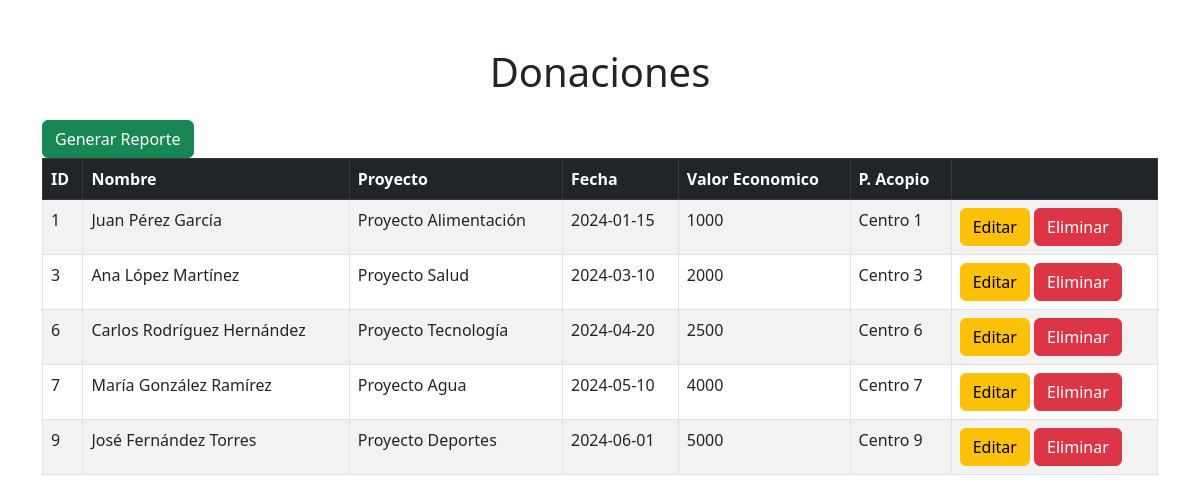
The app's page /gestion/donaciones/Donaciones.php with its own data.
### tables this page shows
CREATE TABLE DONACION (
    id_donacion INT PRIMARY KEY AUTO_INCREMENT,
    fecha_donacion DATE,
    valor_economico INT,  
    p_acopio VARCHAR(100),
    id_donante INT,
    id_proyecto INT,
    FOREIGN KEY (id_donante) REFERENCES DONANTE(id_donante),
    FOREIGN KEY (id_proyecto) REFERENCES PROYECTO(id_proyecto)
);

CREATE TABLE PERSONA (
    id_persona INT PRIMARY KEY AUTO_INCREMENT,
    nombre VARCHAR(50),
    ap_paterno VARCHAR(50),
    ap_materno VARCHAR(50),
    calle VARCHAR(100),
    nro VARCHAR(10),
    zona VARCHAR(50),
    telefono VARCHAR(20)
);

CREATE TABLE PROYECTO (
    id_proyecto INT PRIMARY KEY AUTO_INCREMENT,
    nombre_proyecto VARCHAR(100),
    presupuesto DECIMAL(10, 2),
    descripcion TEXT,
    fecha_inicio DATE,
    fecha_fin DATE,
    nro_participantes INT
);

### gestion/donaciones/Donaciones.php (the view, shortened to what this page needs)
<!DOCTYPE html>
<html lang="es">
<head>
    <link href="https://cdn.jsdelivr.net/npm/bootstrap@5.3.0/dist/css/bootstrap.min.css" rel="stylesheet">
</head>
<body>
<div class="container mt-5">
    <h1 class="text-center mb-4">Donaciones</h1>
<?php
$servidor = "localhost";
$usuario = "root";
$contrasena = "";
$base_datos = "castiel_bd";
$conn = new mysqli($servidor, $usuario, $contrasena, $base_datos);
$sql = "SELECT d.id_donacion AS id,
               d.fecha_donacion AS fecha,
               d.valor_economico AS valor,
               d.p_acopio AS acopio,
               pe.nombre AS nom,
               pe.ap_paterno AS pat,
               pe.ap_materno AS mat,
               pr.nombre_proyecto AS proyecto
        FROM donacion d
        JOIN donante do on do.id_donante = d.id_donante
        JOIN persona pe on pe.id_persona = do.id_persona
        JOIN proyecto pr on pr.id_proyecto = d.id_proyecto";
$resultado = $conn->query($sql);
echo "<div class='text-right'>
        <a href='fpdf/DonantesPDF_H.php' target='_blank'class='btn btn-success'>Generar Reporte</a>
      </div>";
if ($resultado->num_rows > 0) {
    echo "<table class='table table-striped table-bordered'>";
    echo "<thead class='table-dark'>
            <tr>
                <th>ID</th>
                <th>Nombre</th>
                <th>Proyecto</th>
                <th>Fecha</th>
                <th>Valor Economico</th>
                <th>P. Acopio</th>
                <th></th>
            </tr>
          </thead>";
    while ($fila = $resultado->fetch_assoc()) {
        echo "<tr>
                <td>" . $fila["id"] . "</td>
                <td>" . $fila["nom"] . " " . $fila["pat"] . " " . $fila["mat"] ."</td>
                <td>" . $fila["proyecto"] . "</td>
                <td>" . $fila["fecha"] . "</td>
                <td>" . $fila["valor"] . "</td>
                <td>" . $fila["acopio"] . "</td>
                <td>
                    <a href='' class='btn btn-warning'>Editar</a>
                    <a href='' class='btn btn-danger'>Eliminar</a>
                </td>
              </tr>";
    }
    echo "</table>";
} else {
    echo "No se encontraron resultados.";
}
?>
</div>
</body>
</html>

### records on screen
donacion: id_donacion "1", persona.nombre "Juan", persona.ap_paterno "Pérez", persona.ap_materno "García", id_proyecto.nombre_proyecto "Proyecto Alimentación", fecha_donacion "2024-01-15", valor_economico "1000", p_acopio "Centro 1"
donacion: id_donacion "3", persona.nombre "Ana", persona.ap_paterno "López", persona.ap_materno "Martínez", id_proyecto.nombre_proyecto "Proyecto Salud", fecha_donacion "2024-03-10", valor_economico "2000", p_acopio "Centro 3"
donacion: id_donacion "6", persona.nombre "Carlos", persona.ap_paterno "Rodríguez", persona.ap_materno "Hernández", id_proyecto.nombre_proyecto "Proyecto Tecnología", fecha_donacion "2024-04-20", valor_economico "2500", p_acopio "Centro 6"
donacion: id_donacion "7", persona.nombre "María", persona.ap_paterno "González", persona.ap_materno "Ramírez", id_proyecto.nombre_proyecto "Proyecto Agua", fecha_donacion "2024-05-10", valor_economico "4000", p_acopio "Centro 7"
donacion: id_donacion "9", persona.nombre "José", persona.ap_paterno "Fernández", persona.ap_materno "Torres", id_proyecto.nombre_proyecto "Proyecto Deportes", fecha_donacion "2024-06-01", valor_economico "5000", p_acopio "Centro 9"
